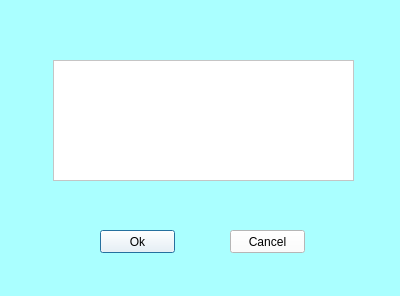
<?xml version="1.0" encoding="UTF-8"?>
<ui version="4.0">
 <class>Write</class>
 <widget class="QDialog" name="Write">
  <property name="geometry">
   <rect>
    <x>0</x>
    <y>0</y>
    <width>400</width>
    <height>296</height>
   </rect>
  </property>
  <property name="windowTitle">
   <string>Write something cool</string>
  </property>
  <property name="styleSheet">
   <string notr="true">background-color: rgb(170, 255, 255);</string>
  </property>
  <widget class="QPushButton" name="pushButton">
   <property name="geometry">
    <rect>
     <x>100</x>
     <y>230</y>
     <width>75</width>
     <height>23</height>
    </rect>
   </property>
   <property name="styleSheet">
    <string notr="true">background-color: rgb(255, 255, 255);</string>
   </property>
   <property name="text">
    <string>Ok</string>
   </property>
  </widget>
  <widget class="QPushButton" name="pushButton_2">
   <property name="geometry">
    <rect>
     <x>230</x>
     <y>230</y>
     <width>75</width>
     <height>23</height>
    </rect>
   </property>
   <property name="styleSheet">
    <string notr="true">background-color: rgb(255, 255, 255);</string>
   </property>
   <property name="text">
    <string>Cancel</string>
   </property>
  </widget>
  <widget class="QTextEdit" name="textEdit">
   <property name="geometry">
    <rect>
     <x>53</x>
     <y>60</y>
     <width>301</width>
     <height>121</height>
    </rect>
   </property>
   <property name="styleSheet">
    <string notr="true">background-color: rgb(255, 255, 255);</string>
   </property>
  </widget>
 </widget>
 <resources/>
 <connections/>
</ui>
